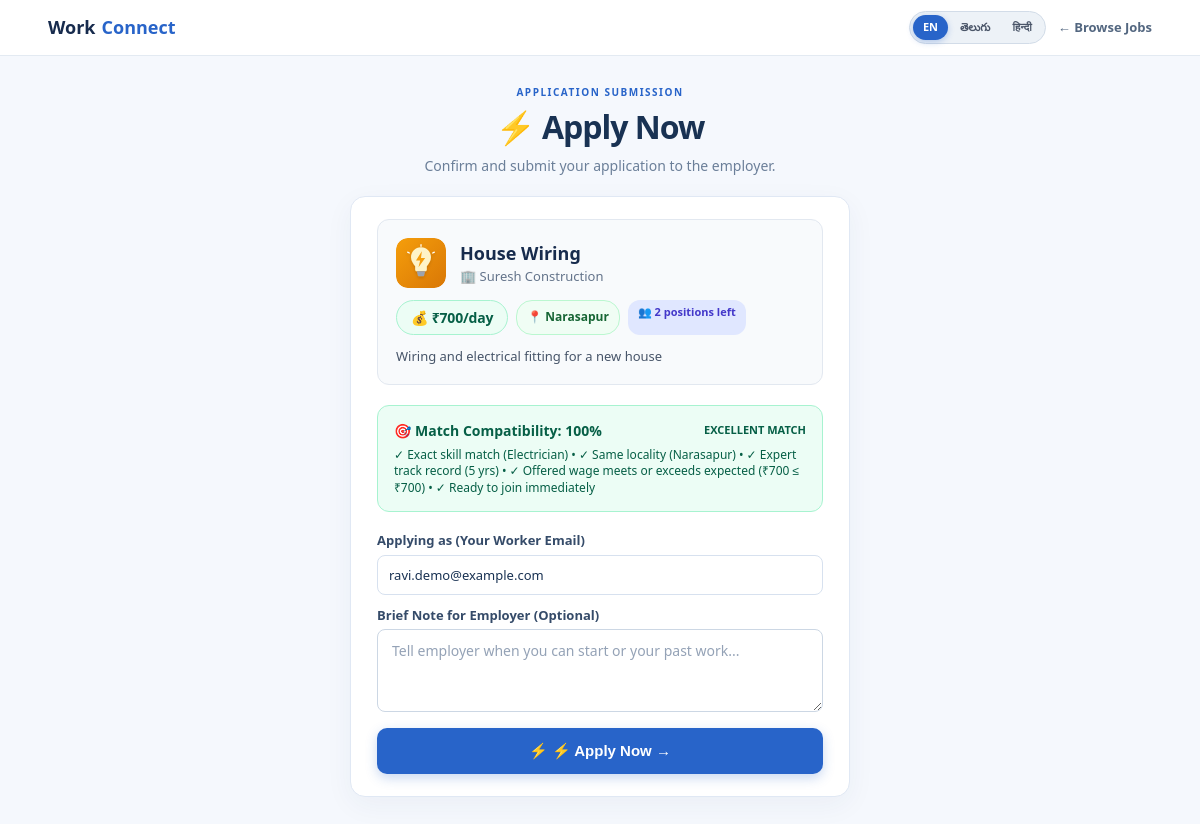
/jobs/2/apply (signed in), run on the app's committed database.
### tables this page shows
CREATE TABLE jobs (
            id INTEGER PRIMARY KEY AUTOINCREMENT,
            employer_id INTEGER NOT NULL,
            title TEXT NOT NULL,
            skill_required TEXT NOT NULL,
            description TEXT NOT NULL,
            location TEXT NOT NULL,
            workers_needed INTEGER NOT NULL CHECK (workers_needed > 0),
            daily_wage INTEGER NOT NULL CHECK (daily_wage >= 0),
            status TEXT NOT NULL DEFAULT 'Open',
            created_at TEXT NOT NULL DEFAULT CURRENT_TIMESTAMP, positions_remaining INTEGER NOT NULL DEFAULT 1,
            FOREIGN KEY (employer_id) REFERENCES employers(id)
        );

CREATE TABLE employers (
            id INTEGER PRIMARY KEY AUTOINCREMENT,
            name TEXT NOT NULL,
            email TEXT NOT NULL UNIQUE,
            employer_type TEXT NOT NULL,
            location TEXT NOT NULL,
            created_at TEXT NOT NULL DEFAULT CURRENT_TIMESTAMP
        , password_hash TEXT, is_verified INTEGER NOT NULL DEFAULT 0);

CREATE TABLE workers (
            id INTEGER PRIMARY KEY AUTOINCREMENT,
            name TEXT NOT NULL,
            email TEXT NOT NULL UNIQUE,
            skill TEXT NOT NULL,
            location TEXT NOT NULL,
            experience INTEGER NOT NULL CHECK (experience >= 0),
            wage INTEGER NOT NULL CHECK (wage >= 0),
            created_at TEXT NOT NULL DEFAULT CURRENT_TIMESTAMP
        , availability TEXT NOT NULL DEFAULT 'Immediate', rating REAL NOT NULL DEFAULT 4.8, password_hash TEXT);

### app.py (the view, shortened to what this page needs)
@app.route("/jobs/<int:job_id>/apply", methods=["GET", "POST"])
@worker_required
def apply_job(job_id):
    job = get_job_by_id(job_id)
    if job is None:
        return "Job not found.", 404
    job_stats = recalculate_job_positions(job_id)
    if job_stats and job_stats["positions_remaining"] <= 0:
        return "This job has already been filled. No open positions remain.", 400
    worker = get_worker_by_id(session["user_id"])
    if not worker:
        flash("Worker account not found.", "danger")
        return redirect(url_for("login", role="worker"))
    match_info = compute_match_score(worker, job, lang=session.get("lang", "en"))
    trade_meta = get_trade_for_skill(job["skill_required"])
    job["trade_image"] = trade_meta["image"]
    job["trade_icon"] = trade_meta["icon"]
    job["trade_color"] = trade_meta["color"]
    return render_template(
        "apply_job.html",
        job=job,
        worker=worker,
        worker_email=worker["email"],
        match_info=match_info
    )

### app.py (called while the page is built)
@app.before_request
def setup_user_language():
    if "lang" not in session:
        cookie_lang = request.cookies.get("workconnect_lang")
        if cookie_lang in SUPPORTED_LANGUAGES:
            session["lang"] = cookie_lang
        else:
            session["lang"] = "en"

def worker_required(f):
    @wraps(f)
    def decorated_function(*args, **kwargs):
        if not session.get("user_id"):
            flash("Please sign in as a worker to proceed.", "warning")
            return redirect(url_for("login", role="worker", next=request.url))
        if session.get("role") != "worker":
            flash("Unauthorized. This area is reserved for workers.", "danger")
            return redirect(url_for("home"))
        return f(*args, **kwargs)
    return decorated_function

### database.py (called while the page is built)
def get_worker_by_id(worker_id):
    with sqlite3.connect(DATABASE_NAME) as connection:
        connection.row_factory = sqlite3.Row
        row = connection.execute(
            "SELECT * FROM workers WHERE id = ?", (worker_id,)
        ).fetchone()
        return dict(row) if row else None

def get_job_by_id(job_id):
    with sqlite3.connect(DATABASE_NAME) as connection:
        connection.row_factory = sqlite3.Row
        row = connection.execute(
            """
            SELECT jobs.*, employers.name AS employer_name
            FROM jobs
            JOIN employers ON jobs.employer_id = employers.id
            WHERE jobs.id = ?
            """,
            (job_id,),
        ).fetchone()
        return dict(row) if row else None

def get_unread_notifications_count(user_role, user_id):
    if not user_id:
        return 0
    with sqlite3.connect(DATABASE_NAME) as connection:
        row = connection.execute(
            "SELECT COUNT(*) FROM notifications WHERE user_role = ? AND user_id = ? AND is_read = 0",
            (user_role, user_id)
        ).fetchone()
        return row[0] if row else 0

### trade_utils.py (called while the page is built)
def get_trade_for_skill(skill_text):
    if not skill_text:
        return TRADE_METADATA["helper"]
    text = str(skill_text).strip().lower()
    for trade_key, data in TRADE_METADATA.items():
        if trade_key == text:
            return data
        for kw in data["keywords"]:
            if kw.lower() in text or text in kw.lower():
                return data
    return TRADE_METADATA["helper"]

### templates/apply_job.html (shortened to what this page needs)
<!DOCTYPE html>
<html lang="{{ active_lang }}">
<head>
    <link rel="stylesheet" href="{{ url_for('static', filename='css/style.css') }}">
</head>
<body class="registration-page" style="background: #f7f9fd;">
    <header class="navbar" style="background: #ffffff; border-bottom: 1px solid #e3eaf2; padding: 0 4%; height: 56px; display: flex; align-items: center; justify-content: space-between; position: sticky; top: 0; z-index: 100;">
        <a href="{{ url_for('home') }}" style="font-size: 18px; font-weight: 800; color: #172b4d; text-decoration: none; display: flex; align-items: center; gap: 6px;">
            Work<span style="color: #2864c9;">Connect</span>
        </a>
        <div style="display: flex; align-items: center; gap: 12px;">
            <div class="lang-selector">
                <a href="{{ url_for('set_language', lang_code='en') }}" class="lang-btn {% if active_lang == 'en' %}active{% endif %}">EN</a>
                <a href="{{ url_for('set_language', lang_code='te') }}" class="lang-btn {% if active_lang == 'te' %}active{% endif %}">తెలుగు</a>
                <a href="{{ url_for('set_language', lang_code='hi') }}" class="lang-btn {% if active_lang == 'hi' %}active{% endif %}">हिन्दी</a>
            </div>
            <a href="{{ url_for('browse_jobs') }}" style="font-size: 13px; font-weight: 600; color: #536780; text-decoration: none;">← {{ t('nav_browse_jobs') }}</a>
        </div>
    </header>
    <main class="registration-main" style="max-width: 600px; margin: 30px auto; padding: 0 20px;">
        <header class="registration-heading" style="text-align: center; margin-bottom: 25px;">
            <span class="registration-eyebrow" style="color: #2864c9; font-weight: 800; font-size: 12px;">APPLICATION SUBMISSION</span>
            <h1 style="font-size: 24px; font-weight: 850; color: #172b4d; margin: 4px 0;">{{ t('apply_now') }}</h1>
            <p style="font-size: 13px; color: #64748b; margin: 0;">Confirm and submit your application to the employer.</p>
        </header>
        <section class="registration-card" style="background: #ffffff; border-radius: 16px; padding: 25px; box-shadow: 0 4px 18px rgba(25, 45, 75, 0.05); border: 1px solid #e3eaf2;">
            <div style="background: #f8fafc; border: 1px solid #e2e8f0; border-radius: 12px; padding: 18px; margin-bottom: 20px;">
                <div style="display: flex; gap: 14px; align-items: center; margin-bottom: 12px;">
                    <img src="{{ url_for('static', filename=job.trade_image) }}" alt="{{ job.skill_required }}" style="width: 50px; height: 50px; border-radius: 12px;">
                    <div>
                        <h2 style="font-size: 18px; margin: 0; color: #172b4d;">{{ job["title"] }}</h2>
                        <div style="font-size: 13px; color: #64748b;">🏢 {{ job["employer_name"] }}</div>
                    </div>
                </div>
                <div style="display: flex; gap: 8px; flex-wrap: wrap;">
                    <span class="wage-badge">💰 ₹{{ job["daily_wage"] }}/day</span>
                    <span class="locality-badge">📍 {{ job["location"] }}</span>
                    <span style="background: #e0e7ff; color: #4338ca; font-size: 11px; font-weight: 700; padding: 4px 10px; border-radius: 12px;">
                        👥 {{ job["positions_remaining"] }} {{ t('positions_left') }}
                    </span>
                </div>
                <p style="font-size: 13px; color: #475569; margin: 12px 0 0 0; line-height: 1.45;">
                    {{ job["description"] }}
                </p>
            </div>
            {% if match_info %}
                <div style="margin-bottom: 20px; padding: 14px 16px; border-radius: 12px;
                    {% if match_info['percentage'] >= 75 %}
                        background: #ecfdf5; border: 1px solid #a7f3d0; color: #065f46;
                    {% else %}
                        background: #eff6ff; border: 1px solid #bfdbfe; color: #1e40af;
                    {% endif %}">
                    <div style="display: flex; justify-content: space-between; align-items: center; margin-bottom: 6px;">
                        <strong style="font-size: 14px;">🎯 Match Compatibility: {{ match_info['percentage'] }}%</strong>
                        <span style="font-size: 11px; font-weight: 800; text-transform: uppercase;">
                            {{ match_info['level'] }}
                        </span>
                    </div>
                    {% if match_info.explanation %}
                        <div style="font-size: 12px; margin-top: 4px; line-height: 1.4;">
                            {{ match_info.explanation }}
                        </div>
                    {% endif %}
                </div>
            {% endif %}
            <form action="{{ url_for('apply_job', job_id=job['id']) }}" method="POST" class="registration-form" style="display: flex; flex-direction: column; gap: 16px;">
                <div class="registration-field">
                    <label for="worker_email" style="font-weight: 700; font-size: 13px; color: #172b4d;">Applying as (Your Worker Email)</label>
                    <input
                        id="worker_email"
                        name="worker_email"
                        type="email"
                        value="{{ worker_email or '' }}"
                        readonly
                        required
                        style="width: 100%; box-sizing: border-box; padding: 11px 14px; border: 1px solid #ccd7e4; border-radius: 8px; font-size: 14px; background: #f8fafc;"
                    >
                </div>
                <div class="registration-field">
                    <label for="message" style="font-weight: 700; font-size: 13px; color: #172b4d;">Brief Note for Employer (Optional)</label>
                    <textarea
                        id="message"
                        name="message"
                        rows="3"
                        maxlength="1000"
                        placeholder="Tell employer when you can start or your past work..."
                        style="width: 100%; box-sizing: border-box; padding: 11px 14px; border: 1px solid #ccd7e4; border-radius: 8px; font-size: 14px; font-family: inherit;"
                    ></textarea>
                </div>
                <button type="submit" class="btn-apply-big" style="width: 100%;">
                    ⚡ {{ t('apply_now') }} →
                </button>
            </form>
        </section>
    </main>
</body>
</html>

### data on the page
jobs: title "House Wiring", daily_wage "700", location "Narasapur", positions_remaining "2", description "Wiring and electrical fitting for a new house"
employers: employer_name "Suresh Construction"
workers: worker_email "ravi.demo@example.com"

### other printed values
{{ t('nav_browse_jobs') }} "Browse Jobs"
{{ t('apply_now') }} "⚡ Apply Now"
{{ t('positions_left') }} "positions left"
{{ match_info['percentage'] }} "100"
{{ match_info['level'] }} "EXCELLENT MATCH"
{{ match_info.explanation }} "✓ Exact skill match (Electrician) • ✓ Same locality (Narasapur) • ✓ Expert track record (5 yrs) • ✓ Offered wage meets or exceeds expected (₹700 ≤ ₹700) • ✓ Ready to join immediately"
